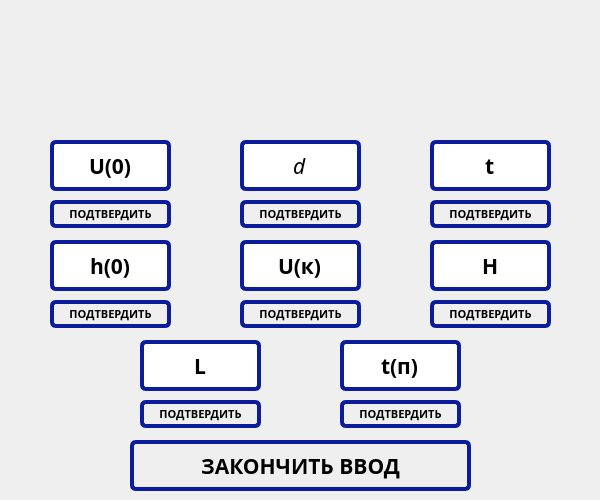
<?xml version="1.0" encoding="UTF-8"?>
<ui version="4.0">
 <class>MainWindow</class>
 <widget class="QMainWindow" name="MainWindow">
  <property name="geometry">
   <rect>
    <x>0</x>
    <y>0</y>
    <width>600</width>
    <height>500</height>
   </rect>
  </property>
  <property name="minimumSize">
   <size>
    <width>600</width>
    <height>500</height>
   </size>
  </property>
  <property name="maximumSize">
   <size>
    <width>600</width>
    <height>500</height>
   </size>
  </property>
  <property name="windowTitle">
   <string>Physical simulation of motion</string>
  </property>
  <property name="windowIcon">
   <iconset resource="../Resurces/res.qrc">
    <normaloff>:/Resurses_2/icon.png</normaloff>:/Resurses_2/icon.png</iconset>
  </property>
  <property name="styleSheet">
   <string notr="true">background-image: url(:/Resurses_2/фон_фз.jpg);</string>
  </property>
  <widget class="QWidget" name="centralwidget">
   <widget class="QLineEdit" name="angle_input_time">
    <property name="geometry">
     <rect>
      <x>430</x>
      <y>140</y>
      <width>121</width>
      <height>51</height>
     </rect>
    </property>
    <property name="font">
     <font>
      <family>Goudy Old Style</family>
      <pointsize>16</pointsize>
      <weight>75</weight>
      <bold>true</bold>
     </font>
    </property>
    <property name="styleSheet">
     <string notr="true">background-image: url(:/Resurses_2/кремовый.jpg);
border: 4px solid #0B1D9D;
border-radius: 6px;</string>
    </property>
    <property name="text">
     <string>t</string>
    </property>
    <property name="alignment">
     <set>Qt::AlignCenter</set>
    </property>
   </widget>
   <widget class="QPushButton" name="button_angle_input_time">
    <property name="geometry">
     <rect>
      <x>430</x>
      <y>200</y>
      <width>121</width>
      <height>28</height>
     </rect>
    </property>
    <property name="font">
     <font>
      <family>Goudy Stout</family>
      <pointsize>8</pointsize>
      <weight>75</weight>
      <bold>true</bold>
     </font>
    </property>
    <property name="styleSheet">
     <string notr="true">QWidget {
background-image: url(:/Resurses_2/white.jpg);
	border: 4px solid #0B1D9D;
	border-radius: 6px;
}
QWidget:hover{
    background-image: url(:/Resurses_2/white-hover.jpg);
}
QWidget:pressed{
    background-image: url(:/Resurses_2/white-active.jpg);
}</string>
    </property>
    <property name="text">
     <string>ПОДТВЕРДИТЬ</string>
    </property>
   </widget>
   <widget class="QLineEdit" name="angle_input_hight_start">
    <property name="geometry">
     <rect>
      <x>50</x>
      <y>240</y>
      <width>121</width>
      <height>51</height>
     </rect>
    </property>
    <property name="font">
     <font>
      <family>Goudy Old Style</family>
      <pointsize>16</pointsize>
      <weight>75</weight>
      <bold>true</bold>
     </font>
    </property>
    <property name="styleSheet">
     <string notr="true">background-image: url(:/Resurses_2/кремовый.jpg);
border: 4px solid #0B1D9D;
border-radius: 6px;</string>
    </property>
    <property name="text">
     <string>h(0)</string>
    </property>
    <property name="alignment">
     <set>Qt::AlignCenter</set>
    </property>
    <property name="placeholderText">
     <string/>
    </property>
   </widget>
   <widget class="QPushButton" name="button_angle_input_angle">
    <property name="geometry">
     <rect>
      <x>240</x>
      <y>200</y>
      <width>121</width>
      <height>28</height>
     </rect>
    </property>
    <property name="font">
     <font>
      <family>Goudy Stout</family>
      <pointsize>8</pointsize>
      <weight>75</weight>
      <bold>true</bold>
     </font>
    </property>
    <property name="styleSheet">
     <string notr="true">QWidget {
background-image: url(:/Resurses_2/white.jpg);
	border: 4px solid #0B1D9D;
	border-radius: 6px;
}
QWidget:hover{
    background-image: url(:/Resurses_2/white-hover.jpg);
}
QWidget:pressed{
    background-image: url(:/Resurses_2/white-active.jpg);
}</string>
    </property>
    <property name="text">
     <string>ПОДТВЕРДИТЬ</string>
    </property>
   </widget>
   <widget class="QPushButton" name="button_angle_input_bigHieght">
    <property name="geometry">
     <rect>
      <x>430</x>
      <y>300</y>
      <width>121</width>
      <height>28</height>
     </rect>
    </property>
    <property name="font">
     <font>
      <family>Goudy Stout</family>
      <pointsize>8</pointsize>
      <weight>75</weight>
      <bold>true</bold>
     </font>
    </property>
    <property name="styleSheet">
     <string notr="true">QWidget {
background-image: url(:/Resurses_2/white.jpg);
	border: 4px solid #0B1D9D;
	border-radius: 6px;
}
QWidget:hover{
    background-image: url(:/Resurses_2/white-hover.jpg);
}
QWidget:pressed{
    background-image: url(:/Resurses_2/white-active.jpg);
}</string>
    </property>
    <property name="text">
     <string>ПОДТВЕРДИТЬ</string>
    </property>
   </widget>
   <widget class="QLineEdit" name="angle_input_angle">
    <property name="geometry">
     <rect>
      <x>240</x>
      <y>140</y>
      <width>121</width>
      <height>51</height>
     </rect>
    </property>
    <property name="font">
     <font>
      <family>Goudy Old Style</family>
      <pointsize>16</pointsize>
      <weight>50</weight>
      <italic>true</italic>
      <bold>false</bold>
     </font>
    </property>
    <property name="styleSheet">
     <string notr="true">background-image: url(:/Resurses_2/кремовый.jpg);
border: 4px solid #0B1D9D;
border-radius: 6px;</string>
    </property>
    <property name="text">
     <string>d</string>
    </property>
    <property name="alignment">
     <set>Qt::AlignCenter</set>
    </property>
   </widget>
   <widget class="QLineEdit" name="angle_input_speed_finish">
    <property name="geometry">
     <rect>
      <x>240</x>
      <y>240</y>
      <width>121</width>
      <height>51</height>
     </rect>
    </property>
    <property name="font">
     <font>
      <family>Goudy Old Style</family>
      <pointsize>16</pointsize>
      <weight>75</weight>
      <bold>true</bold>
     </font>
    </property>
    <property name="styleSheet">
     <string notr="true">background-image: url(:/Resurses_2/кремовый.jpg);
border: 4px solid #0B1D9D;
border-radius: 6px;</string>
    </property>
    <property name="text">
     <string>U(к)</string>
    </property>
    <property name="alignment">
     <set>Qt::AlignCenter</set>
    </property>
   </widget>
   <widget class="QLineEdit" name="angle_input_bigHieght">
    <property name="geometry">
     <rect>
      <x>430</x>
      <y>240</y>
      <width>121</width>
      <height>51</height>
     </rect>
    </property>
    <property name="font">
     <font>
      <family>Goudy Old Style</family>
      <pointsize>16</pointsize>
      <weight>75</weight>
      <bold>true</bold>
     </font>
    </property>
    <property name="styleSheet">
     <string notr="true">background-image: url(:/Resurses_2/кремовый.jpg);
border: 4px solid #0B1D9D;
border-radius: 6px;</string>
    </property>
    <property name="text">
     <string>H</string>
    </property>
    <property name="alignment">
     <set>Qt::AlignCenter</set>
    </property>
   </widget>
   <widget class="QPushButton" name="button_angle_input_speed_finish">
    <property name="geometry">
     <rect>
      <x>240</x>
      <y>300</y>
      <width>121</width>
      <height>28</height>
     </rect>
    </property>
    <property name="font">
     <font>
      <family>Goudy Stout</family>
      <pointsize>8</pointsize>
      <weight>75</weight>
      <bold>true</bold>
     </font>
    </property>
    <property name="styleSheet">
     <string notr="true">QWidget {
background-image: url(:/Resurses_2/white.jpg);
	border: 4px solid #0B1D9D;
	border-radius: 6px;
}
QWidget:hover{
    background-image: url(:/Resurses_2/white-hover.jpg);
}
QWidget:pressed{
    background-image: url(:/Resurses_2/white-active.jpg);
}</string>
    </property>
    <property name="text">
     <string>ПОДТВЕРДИТЬ</string>
    </property>
   </widget>
   <widget class="QPushButton" name="button_angle_input_speed_start">
    <property name="geometry">
     <rect>
      <x>50</x>
      <y>200</y>
      <width>121</width>
      <height>28</height>
     </rect>
    </property>
    <property name="font">
     <font>
      <family>Goudy Stout</family>
      <pointsize>8</pointsize>
      <weight>75</weight>
      <bold>true</bold>
     </font>
    </property>
    <property name="styleSheet">
     <string notr="true">QWidget {
background-image: url(:/Resurses_2/white.jpg);
	border: 4px solid #0B1D9D;
	border-radius: 6px;
}
QWidget:hover{
    background-image: url(:/Resurses_2/white-hover.jpg);
}
QWidget:pressed{
    background-image: url(:/Resurses_2/white-active.jpg);
}</string>
    </property>
    <property name="text">
     <string>ПОДТВЕРДИТЬ</string>
    </property>
   </widget>
   <widget class="QPushButton" name="button_angle_input_hight_start">
    <property name="geometry">
     <rect>
      <x>50</x>
      <y>300</y>
      <width>121</width>
      <height>28</height>
     </rect>
    </property>
    <property name="font">
     <font>
      <family>Goudy Stout</family>
      <pointsize>8</pointsize>
      <weight>75</weight>
      <bold>true</bold>
     </font>
    </property>
    <property name="styleSheet">
     <string notr="true">QWidget {
background-image: url(:/Resurses_2/white.jpg);
	border: 4px solid #0B1D9D;
	border-radius: 6px;
}
QWidget:hover{
    background-image: url(:/Resurses_2/white-hover.jpg);
}
QWidget:pressed{
    background-image: url(:/Resurses_2/white-active.jpg);
}</string>
    </property>
    <property name="text">
     <string>ПОДТВЕРДИТЬ</string>
    </property>
   </widget>
   <widget class="QLineEdit" name="angle_input_speed_start">
    <property name="geometry">
     <rect>
      <x>50</x>
      <y>140</y>
      <width>121</width>
      <height>51</height>
     </rect>
    </property>
    <property name="font">
     <font>
      <family>Goudy Old Style</family>
      <pointsize>16</pointsize>
      <weight>75</weight>
      <bold>true</bold>
     </font>
    </property>
    <property name="styleSheet">
     <string notr="true">background-image: url(:/Resurses_2/кремовый.jpg);
border: 4px solid #0B1D9D;
border-radius: 6px;</string>
    </property>
    <property name="text">
     <string>U(0)</string>
    </property>
    <property name="alignment">
     <set>Qt::AlignCenter</set>
    </property>
    <property name="placeholderText">
     <string/>
    </property>
   </widget>
   <widget class="QPushButton" name="button_angle_input_time_fall">
    <property name="geometry">
     <rect>
      <x>340</x>
      <y>400</y>
      <width>121</width>
      <height>28</height>
     </rect>
    </property>
    <property name="font">
     <font>
      <family>Goudy Stout</family>
      <pointsize>8</pointsize>
      <weight>75</weight>
      <bold>true</bold>
     </font>
    </property>
    <property name="styleSheet">
     <string notr="true">QWidget {
background-image: url(:/Resurses_2/white.jpg);
	border: 4px solid #0B1D9D;
	border-radius: 6px;
}
QWidget:hover{
    background-image: url(:/Resurses_2/white-hover.jpg);
}
QWidget:pressed{
    background-image: url(:/Resurses_2/white-active.jpg);
}</string>
    </property>
    <property name="text">
     <string>ПОДТВЕРДИТЬ</string>
    </property>
   </widget>
   <widget class="QLineEdit" name="angle_input_lenght">
    <property name="geometry">
     <rect>
      <x>140</x>
      <y>340</y>
      <width>121</width>
      <height>51</height>
     </rect>
    </property>
    <property name="font">
     <font>
      <family>Goudy Old Style</family>
      <pointsize>16</pointsize>
      <weight>75</weight>
      <bold>true</bold>
     </font>
    </property>
    <property name="styleSheet">
     <string notr="true">background-image: url(:/Resurses_2/кремовый.jpg);
border: 4px solid #0B1D9D;
border-radius: 6px;</string>
    </property>
    <property name="text">
     <string>L</string>
    </property>
    <property name="alignment">
     <set>Qt::AlignCenter</set>
    </property>
    <property name="placeholderText">
     <string/>
    </property>
   </widget>
   <widget class="QPushButton" name="button_angle_input_lenght">
    <property name="geometry">
     <rect>
      <x>140</x>
      <y>400</y>
      <width>121</width>
      <height>28</height>
     </rect>
    </property>
    <property name="font">
     <font>
      <family>Goudy Stout</family>
      <pointsize>8</pointsize>
      <weight>75</weight>
      <bold>true</bold>
     </font>
    </property>
    <property name="styleSheet">
     <string notr="true">QWidget {
background-image: url(:/Resurses_2/white.jpg);
	border: 4px solid #0B1D9D;
	border-radius: 6px;
}
QWidget:hover{
    background-image: url(:/Resurses_2/white-hover.jpg);
}
QWidget:pressed{
    background-image: url(:/Resurses_2/white-active.jpg);
}</string>
    </property>
    <property name="text">
     <string>ПОДТВЕРДИТЬ</string>
    </property>
   </widget>
   <widget class="QLineEdit" name="angle_input_time_fall">
    <property name="geometry">
     <rect>
      <x>340</x>
      <y>340</y>
      <width>121</width>
      <height>51</height>
     </rect>
    </property>
    <property name="font">
     <font>
      <family>Goudy Old Style</family>
      <pointsize>16</pointsize>
      <weight>75</weight>
      <bold>true</bold>
     </font>
    </property>
    <property name="styleSheet">
     <string notr="true">background-image: url(:/Resurses_2/кремовый.jpg);
border: 4px solid #0B1D9D;
border-radius: 6px;</string>
    </property>
    <property name="text">
     <string>t(п)</string>
    </property>
    <property name="alignment">
     <set>Qt::AlignCenter</set>
    </property>
   </widget>
   <widget class="QPushButton" name="button_angle_finish_input">
    <property name="geometry">
     <rect>
      <x>130</x>
      <y>440</y>
      <width>341</width>
      <height>51</height>
     </rect>
    </property>
    <property name="font">
     <font>
      <family>Goudy Stout</family>
      <pointsize>16</pointsize>
      <weight>75</weight>
      <bold>true</bold>
     </font>
    </property>
    <property name="styleSheet">
     <string notr="true">QWidget {
background-image: url(:/Resurses_2/white.jpg);
	border: 4px solid #0B1D9D;
	border-radius: 6px;
}
QWidget:hover{
    background-image: url(:/Resurses_2/white-hover.jpg);
}
QWidget:pressed{
    background-image: url(:/Resurses_2/white-active.jpg);
}</string>
    </property>
    <property name="text">
     <string>ЗАКОНЧИТЬ ВВОД</string>
    </property>
   </widget>
  </widget>
 </widget>
 <resources>
  <include location="../Resurces/res.qrc"/>
 </resources>
 <connections/>
</ui>
